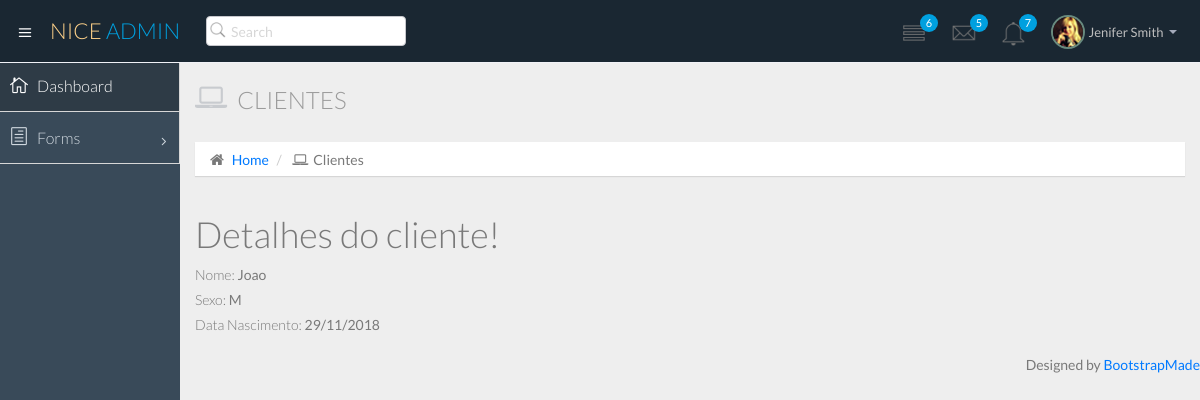
The app's page /atendimento/cliente/1/ with its own data.
### atendimento/models.py (models this page shows)
class Cliente(models.Model):
    nome = models.CharField(max_length=80)
    sexo = models.CharField(max_length=1)
    data_nascimento = models.DateField()

### atendimento/views.py (the view)
# urls.py: path('cliente/<int:cliente_id>/',views.cliente_show),
def cliente_show(request, cliente_id):
    cliente = Cliente.objects.get(pk=cliente_id)
    return render(request, 'cliente/show.html', {'cliente':cliente})

### atendimento/templates/cliente/show.html
{% extends "base.html" %}
{% block content %}
<div class="row">
    <div class="col-lg-12">
        <h3 class="page-header">
            <i class="fa fa-laptop"></i> Clientes</h3>
        <ol class="breadcrumb">
            <li>
                <i class="fa fa-home"></i>
                <a href="/atendimento">Home</a>
            </li>
            <li>
                <i class="fa fa-laptop"></i>Clientes
            </li>
        </ol>
    </div>
</div>
    <h1>Detalhes do cliente!</h1>
    <div>
        <label>Nome:</label>
        {{cliente.nome}}
    </div>
    <div>
        <label>Sexo:</label>
        {{cliente.sexo}}
    </div>
    <div>
        <label>Data Nascimento:</label>
        {{cliente.data_nascimento | date:"d/m/Y"}}
    </div>
{% endblock %}

### records on screen
Cliente: nome "Joao", sexo "M", data_nascimento "29/11/2018"
